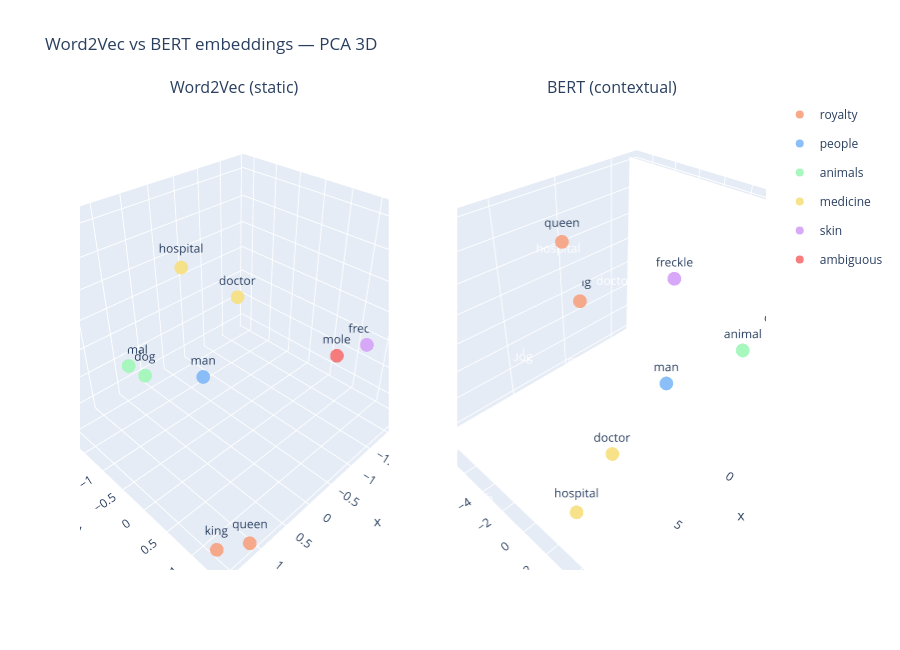

Here is the notebook cell this chart was saved with:
### Markdown cell above
## Transformer Encoder vs. Word2Vec

### Code cell
word_groups = {
    'king':     'royalty',
    'queen':    'royalty',
    'man':      'people',
    'dog':      'animals',
    'animal':   'animals',
    'doctor':   'medicine',
    'hospital': 'medicine',
    'freckle':  'skin',
    'mole':     'ambiguous',
}

group_colors = {
    'royalty':   '#f7a07e',
    'people':    '#7eb8f7',
    'animals':   '#a0f7b8',
    'medicine':  '#f7e07e',
    'skin':      '#d4a0f7',
    'ambiguous': '#f76e6e',
}

words = list(word_sentences.keys())

# w2v vectors
w2v_vecs = np.array([w2v[w] for w in words])
w2v_3d = PCA(n_components=3).fit_transform(w2v_vecs)

# bert vectors 
bert_3d = PCA(n_components=3).fit_transform(bert_vectors)

fig = make_subplots(
    rows=1, cols=2,
    specs=[[{'type': 'scatter3d'}, {'type': 'scatter3d'}]],
    subplot_titles=['Word2Vec (static)', 'BERT (contextual)']
)

for model_idx, (vecs, title) in enumerate([(w2v_3d, 'Word2Vec'), (bert_3d, 'BERT')], start=1):
    seen_groups = set()
    for i, word in enumerate(words):
        group = word_groups[word]
        color = group_colors[group]
        show_legend = group not in seen_groups
        seen_groups.add(group)

        fig.add_trace(
            go.Scatter3d(
                x=[vecs[i, 0]], y=[vecs[i, 1]], z=[vecs[i, 2]],
                mode='markers+text',
                text=[word],
                textposition='top center',
                marker=dict(size=8, color=color, opacity=0.9),
                name=group,
                legendgroup=group,
                showlegend=show_legend and model_idx == 1,
                hovertemplate=f'<b>{word}</b><br>group: {group}<extra></extra>',
            ),
            row=1, col=model_idx
        )

fig.update_layout(
    title='Word2Vec vs BERT embeddings — PCA 3D',
    height=650,
)

fig.show()

### Figure 1 — Plotly figure (JSON) as saved in the notebook; plotly's stock layout.template omitted (floating-point values rounded to 4 significant figures)
{"data": [{"hovertemplate": "<b>king</b><br>group: royalty<extra></extra>", "legendgroup": "royalty", "marker": {"color": "#f7a07e", "opacity": 0.9, "size": 8}, "mode": "markers+text", "name": "royalty", "scene": "scene", "showlegend": true, "text": ["king"], "textposition": "top center", "type": "scatter3d", "x": [1.57], "y": [1.339], "z": [-0.9196]}, {"hovertemplate": "<b>queen</b><br>group: royalty<extra></extra>", "legendgroup": "royalty", "marker": {"color": "#f7a07e", "opacity": 0.9, "size": 8}, "mode": "markers+text", "name": "royalty", "scene": "scene", "showlegend": false, "text": ["queen"], "textposition": "top center", "type": "scatter3d", "x": [1.091], "y": [1.449], "z": [-1.165]}, {"hovertemplate": "<b>man</b><br>group: people<extra></extra>", "legendgroup": "people", "marker": {"color": "#7eb8f7", "opacity": 0.9, "size": 8}, "mode": "markers+text", "name": "people", "scene": "scene", "showlegend": true, "text": ["man"], "textposition": "top center", "type": "scatter3d", "x": [0.3714], "y": [-0.1648], "z": [0.2617]}, {"hovertemplate": "<b>dog</b><br>group: animals<extra></extra>", "legendgroup": "animals", "marker": {"color": "#a0f7b8", "opacity": 0.9, "size": 8}, "mode": "markers+text", "name": "animals", "scene": "scene", "showlegend": true, "text": ["dog"], "textposition": "top center", "type": "scatter3d", "x": [0.213], "y": [-1.835], "z": [-0.7762]}, {"hovertemplate": "<b>animal</b><br>group: animals<extra></extra>", "legendgroup": "animals", "marker": {"color": "#a0f7b8", "opacity": 0.9, "size": 8}, "mode": "markers+text", "name": "animals", "scene": "scene", "showlegend": false, "text": ["animal"], "textposition": "top center", "type": "scatter3d", "x": [0.3154], "y": [-2.142], "z": [-0.6834]}, {"hovertemplate": "<b>doctor</b><br>group: medicine<extra></extra>", "legendgroup": "medicine", "marker": {"color": "#f7e07e", "opacity": 0.9, "size": 8}, "mode": "markers+text", "name": "medicine", "scene": "scene", "showlegend": true, "text": ["doctor"], "textposition": "top center", "type": "scatter3d", "x": [0.1969], "y": [0.3276], "z": [1.694]}, {"hovertemplate": "<b>hospital</b><br>group: medicine<extra></extra>", "legendgroup": "medicine", "marker": {"color": "#f7e07e", "opacity": 0.9, "size": 8}, "mode": "markers+text", "name": "medicine", "scene": "scene", "showlegend": false, "text": ["hospital"], "textposition": "top center", "type": "scatter3d", "x": [0.7011], "y": [-0.09518], "z": [2.129]}, {"hovertemplate": "<b>freckle</b><br>group: skin<extra></extra>", "legendgroup": "skin", "marker": {"color": "#d4a0f7", "opacity": 0.9, "size": 8}, "mode": "markers+text", "name": "skin", "scene": "scene", "showlegend": true, "text": ["freckle"], "textposition": "top center", "type": "scatter3d", "x": [-2.42], "y": [0.708], "z": [-0.1823]}, {"hovertemplate": "<b>mole</b><br>group: ambiguous<extra></extra>", "legendgroup": "ambiguous", "marker": {"color": "#f76e6e", "opacity": 0.9, "size": 8}, "mode": "markers+text", "name": "ambiguous", "scene": "scene", "showlegend": true, "text": ["mole"], "textposition": "top center", "type": "scatter3d", "x": [-2.039], "y": [0.4124], "z": [-0.3584]}, {"hovertemplate": "<b>king</b><br>group: royalty<extra></extra>", "legendgroup": "royalty", "marker": {"color": "#f7a07e", "opacity": 0.9, "size": 8}, "mode": "markers+text", "name": "royalty", "scene": "scene2", "showlegend": false, "text": ["king"], "textposition": "top center", "type": "scatter3d", "x": [-1.333], "y": [-9.141], "z": [-1.025]}, {"hovertemplate": "<b>queen</b><br>group: royalty<extra></extra>", "legendgroup": "royalty", "marker": {"color": "#f7a07e", "opacity": 0.9, "size": 8}, "mode": "markers+text", "name": "royalty", "scene": "scene2", "showlegend": false, "text": ["queen"], "textposition": "top center", "type": "scatter3d", "x": [1.068], "y": [-7.919], "z": [4.971]}, {"hovertemplate": "<b>man</b><br>group: people<extra></extra>", "legendgroup": "people", "marker": {"color": "#7eb8f7", "opacity": 0.9, "size": 8}, "mode": "markers+text", "name": "people", "scene": "scene2", "showlegend": false, "text": ["man"], "textposition": "top center", "type": "scatter3d", "x": [-1.947], "y": [-1.14], "z": [-4.45]}, {"hovertemplate": "<b>dog</b><br>group: animals<extra></extra>", "legendgroup": "animals", "marker": {"color": "#a0f7b8", "opacity": 0.9, "size": 8}, "mode": "markers+text", "name": "animals", "scene": "scene2", "showlegend": false, "text": ["dog"], "textposition": "top center", "type": "scatter3d", "x": [-5.893], "y": [4.124], "z": [0.1618]}, {"hovertemplate": "<b>animal</b><br>group: animals<extra></extra>", "legendgroup": "animals", "marker": {"color": "#a0f7b8", "opacity": 0.9, "size": 8}, "mode": "markers+text", "name": "animals", "scene": "scene2", "showlegend": false, "text": ["animal"], "textposition": "top center", "type": "scatter3d", "x": [-4.039], "y": [3.072], "z": [-0.4826]}, {"hovertemplate": "<b>doctor</b><br>group: medicine<extra></extra>", "legendgroup": "medicine", "marker": {"color": "#f7e07e", "opacity": 0.9, "size": 8}, "mode": "markers+text", "name": "medicine", "scene": "scene2", "showlegend": false, "text": ["doctor"], "textposition": "top center", "type": "scatter3d", "x": [4.144], "y": [-0.3308], "z": [-6.199]}, {"hovertemplate": "<b>hospital</b><br>group: medicine<extra></extra>", "legendgroup": "medicine", "marker": {"color": "#f7e07e", "opacity": 0.9, "size": 8}, "mode": "markers+text", "name": "medicine", "scene": "scene2", "showlegend": false, "text": ["hospital"], "textposition": "top center", "type": "scatter3d", "x": [10.96], "y": [4.066], "z": [-1.659]}, {"hovertemplate": "<b>freckle</b><br>group: skin<extra></extra>", "legendgroup": "skin", "marker": {"color": "#d4a0f7", "opacity": 0.9, "size": 8}, "mode": "markers+text", "name": "skin", "scene": "scene2", "showlegend": false, "text": ["freckle"], "textposition": "top center", "type": "scatter3d", "x": [3.975], "y": [3.482], "z": [8.046]}, {"hovertemplate": "<b>mole</b><br>group: ambiguous<extra></extra>", "legendgroup": "ambiguous", "marker": {"color": "#f76e6e", "opacity": 0.9, "size": 8}, "mode": "markers+text", "name": "ambiguous", "scene": "scene2", "showlegend": false, "text": ["mole"], "textposition": "top center", "type": "scatter3d", "x": [-6.939], "y": [3.788], "z": [0.6382]}], "layout": {"annotations": [{"font": {"size": 16}, "showarrow": false, "text": "Word2Vec (static)", "x": 0.225, "xanchor": "center", "xref": "paper", "y": 1, "yanchor": "bottom", "yref": "paper"}, {"font": {"size": 16}, "showarrow": false, "text": "BERT (contextual)", "x": 0.775, "xanchor": "center", "xref": "paper", "y": 1, "yanchor": "bottom", "yref": "paper"}], "height": 650, "scene": {"domain": {"x": [0, 0.45], "y": [0, 1]}}, "scene2": {"domain": {"x": [0.55, 1], "y": [0, 1]}}, "title": {"text": "Word2Vec vs BERT embeddings — PCA 3D"}}}
